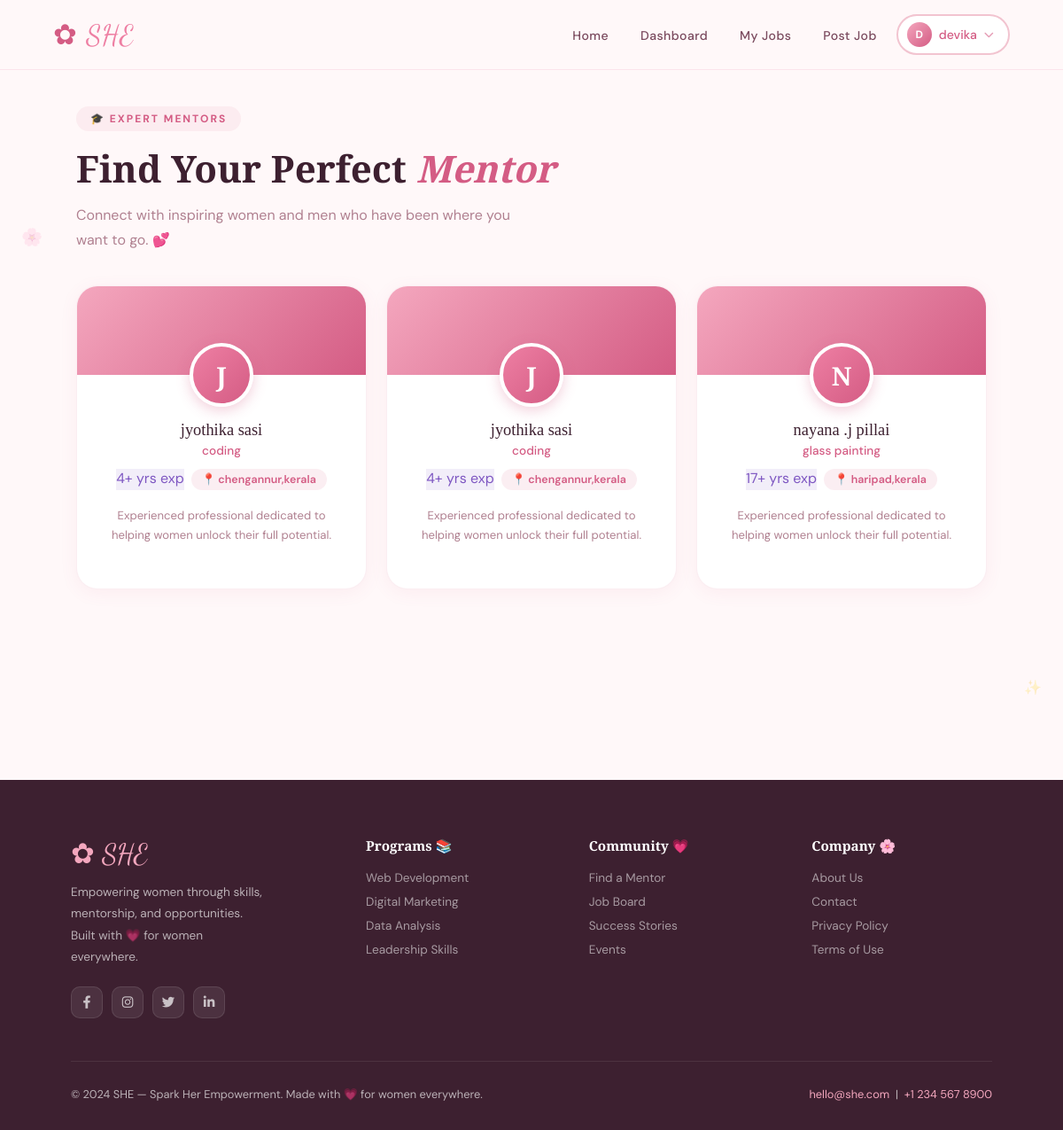
Screenshot of /mentors (signed in) with the database file from the repository.
### backend/app.py (models this page shows, shortened)
class User(UserMixin, db.Model):
    __tablename__ = 'users'
    id = db.Column(db.Integer, primary_key=True)
    name = db.Column(db.String(100), nullable=False)
    email = db.Column(db.String(120), unique=True, nullable=False)
    password_hash = db.Column(db.String(200), nullable=False)
    phone = db.Column(db.String(20))
    location = db.Column(db.String(100))
    education = db.Column(db.String(200))
    skill_level = db.Column(db.String(50))
    role = db.Column(db.String(50), nullable=False)  # women, mentor, recruiter
    created_at = db.Column(db.DateTime, default=datetime.utcnow)
    interests = db.Column(db.String(500))
    completed_courses = db.Column(db.String(500))
    expertise = db.Column(db.String(500))
    experience_years = db.Column(db.Integer)
    company = db.Column(db.String(100))
    position = db.Column(db.String(100))
    applications = db.relationship('Application', foreign_keys='Application.user_id',
                                   backref='user', lazy=True)
    mentee_requests = db.relationship('Mentorship', foreign_keys='Mentorship.mentee_id',
                                      backref='mentee', lazy=True)
    mentor_requests = db.relationship('Mentorship', foreign_keys='Mentorship.mentor_id',
                                      backref='mentor_rel', lazy=True)
    progress_records = db.relationship('Progress', backref='student', lazy=True)

### backend/app.py (the view)
@app.route('/mentors')
@login_required
def mentors():
    all_mentors = User.query.filter_by(role='mentor').all()
    return render_template('mentors.html', mentors=all_mentors)

### backend/app.py (called while the page is built)
@login_manager.user_loader
def load_user(user_id):
    return User.query.get(int(user_id))

### frontend/templates/mentors.html (shortened to what this page needs)
{% extends "base.html" %}
{% block content %}
<div class="mentors-page">
    <div class="reveal">
        <span class="section-tag">🎓 Expert Mentors</span>
        <h2 class="section-title">Find Your Perfect <em>Mentor</em></h2>
        <p style="color:var(--text-light);line-height:1.8;max-width:500px">Connect with inspiring women and men who have been where you want to go. 💕</p>
    </div>
    {% if mentors %}
    <div class="mentors-grid">
        {% for mentor in mentors %}
        <div class="mentor-card reveal" data-delay="{{ loop.index0 * 90 }}">
            <div class="mentor-card-banner">
                <div class="mentor-card-avatar">{{ mentor.name[0].upper() }}</div>
            </div>
            <div class="mentor-card-body">
                <div class="mentor-name">{{ mentor.name }}</div>
                <div class="mentor-expertise">{{ mentor.expertise or 'Professional Mentor' }}</div>
                <div class="mentor-meta">
                    <span class="badge-lavender">{{ mentor.experience_years or 5 }}+ yrs exp</span>
                    <span class="badge-pink">📍 {{ mentor.location or 'Remote' }}</span>
                </div>
                <p class="mentor-bio">{{ mentor.education or 'Experienced professional dedicated to helping women unlock their full potential.' }}</p>
            </div>
        </div>
        {% endfor %}
    </div>
    {% else %}
    <div class="empty-state">
        <div style="font-size:4rem;margin-bottom:14px">🎓</div>
        <h4 style="font-family:'Playfair Display',serif;color:var(--text-dark);margin-bottom:8px">No Mentors Yet</h4>
        <p>Mentors will join soon. Check back! 🌸</p>
    </div>
    {% endif %}
</div>
{% endblock %}

### frontend/templates/base.html (shortened to what this page needs)
<!DOCTYPE html>
<html lang="en">
<head>
    <link rel="stylesheet" href="https://cdnjs.cloudflare.com/ajax/libs/font-awesome/6.4.0/css/all.min.css">
</head>
<body>
<span style="position:fixed;top:20%;left:2%;font-size:1.2rem;opacity:0.3;pointer-events:none;animation:twk 3s ease-in-out infinite;">🌸</span>
<span style="position:fixed;top:60%;right:2%;font-size:1rem;opacity:0.25;pointer-events:none;animation:twk 4s ease-in-out infinite 1s;">✨</span>
<nav class="navbar" id="navbar">
    <a href="{{ url_for('index') }}" class="nav-brand">✿ <span>SHE</span></a>
    <ul class="nav-links-wrapper">
        <li><a href="{{ url_for('index') }}">Home</a></li>
        {% if current_user.is_authenticated %}
            <li><a href="{{ url_for('dashboard') }}">Dashboard</a></li>
            {% if current_user.role == 'women' %}
                <li><a href="{{ url_for('courses') }}">Courses</a></li>
                <li><a href="{{ url_for('mentors') }}">Mentors</a></li>
                <li><a href="{{ url_for('post_job') }}">Jobs</a></li>
            {% elif current_user.role == 'recruiter' %}
                <li><a href="{{ url_for('post_job') }}">My Jobs</a></li>
                <li><a href="{{ url_for('post_job') }}">Post Job</a></li>
            {% elif current_user.role == 'mentor' %}
                <li><a href="{{ url_for('mentorship_requests') }}">Requests</a></li>
                <li><a href="{{ url_for('mentors') }}">Browse Mentors</a></li>
            {% endif %}
            <li>
                <div class="profile-dropdown" id="profileDropdown">
                    <button class="profile-btn" id="profileBtn" onclick="toggleDropdown(event)">
                        <div class="profile-avatar">{{ current_user.name[0].upper() }}</div>
                        {{ current_user.name.split()[0] }}
                        <i class="fas fa-chevron-down" id="chevronIcon" style="font-size:0.7rem;opacity:0.6;transition:transform 0.3s;"></i>
                    </button>
                </div>
            </li>
        {% else %}
            <li><a href="{{ url_for('login') }}">Login</a></li>
            <li><a href="{{ url_for('signup') }}" class="btn-nav-cta">Join Free 🌸</a></li>
        {% endif %}
    </ul>
</nav>
<div class="page-content">
    {% block content %}{% endblock %}
</div>
<footer>
    <div class="footer-grid">
        <div class="footer-brand">
            <span class="footer-brand-name">✿ SHE</span>
            <p>Empowering women through skills, mentorship, and opportunities. Built with 💗 for women everywhere.</p>
            <div class="social-links">
                <a href="#" class="social-link"><i class="fab fa-facebook-f"></i></a>
                <a href="#" class="social-link"><i class="fab fa-instagram"></i></a>
                <a href="#" class="social-link"><i class="fab fa-twitter"></i></a>
                <a href="#" class="social-link"><i class="fab fa-linkedin-in"></i></a>
            </div>
        </div>
        <div class="footer-col">
            <h5>Programs 📚</h5>
            <a href="#">Web Development</a>
            <a href="#">Digital Marketing</a>
            <a href="#">Data Analysis</a>
            <a href="#">Leadership Skills</a>
        </div>
        <div class="footer-col">
            <h5>Community 💗</h5>
            <a href="#">Find a Mentor</a>
            <a href="#">Job Board</a>
            <a href="#">Success Stories</a>
            <a href="#">Events</a>
        </div>
        <div class="footer-col">
            <h5>Company 🌸</h5>
            <a href="#">About Us</a>
            <a href="#">Contact</a>
            <a href="#">Privacy Policy</a>
            <a href="#">Terms of Use</a>
        </div>
    </div>
    <div class="footer-bottom">
        <span>© 2024 SHE — Spark Her Empowerment. Made with 💗 for women everywhere.</span>
        <span><a href="mailto:hello@she.com">hello@she.com</a> &nbsp;|&nbsp; <a href="#">+1 234 567 8900</a></span>
    </div>
</footer>
</body>
</html>

### frontend/templates/base.html (style rules this page uses)
:root { --blush: #f9d5e0; --rose: #f4a7be; --petal: #ee7fa3; --cherry: #d45c84; --mauve: #c2728f; --cream: #fff8f9; --ivory: #fef1f4; --dusty: #f2c4d0; --soft-white: #fff5f7; --text-dark: #3d2030; --text-mid: #7a4a5e; --text-light: #b08090; }
*, *::before, *::after { box-sizing: border-box; margin: 0; padding: 0; }
html { scroll-behavior: smooth; }
body { font-family: 'DM Sans', sans-serif; background: var(--cream); color: var(--text-dark); overflow-x: hidden; }
.navbar { position: fixed; top: 0; left: 0; right: 0; z-index: 1000; padding: 16px 60px; display: flex; align-items: center; justify-content: space-between; background: rgba(255,248,249,0.92); backdrop-filter: blur(20px); border-bottom: 1px solid rgba(244,167,190,0.25); transition: all 0.3s; }
.nav-brand { font-family: 'Dancing Script', cursive; font-size: 2rem; color: var(--cherry); text-decoration: none; letter-spacing: 1px; }
.nav-brand span { color: var(--petal); }
.nav-links-wrapper { display: flex; align-items: center; gap: 8px; list-style: none; }
.nav-links-wrapper a { font-size: 0.88rem; font-weight: 500; letter-spacing: 0.4px; color: var(--text-mid); text-decoration: none; padding: 8px 14px; border-radius: 50px; transition: all 0.3s; position: relative; }
.profile-dropdown { position: relative; }
.profile-btn { display: flex; align-items: center; gap: 8px; background: white; border: 2px solid var(--dusty); border-radius: 50px; padding: 7px 16px 7px 10px; cursor: pointer; font-family: 'DM Sans', sans-serif; font-size: 0.88rem; font-weight: 500; color: var(--cherry); transition: all 0.3s; }
.profile-avatar { width: 28px; height: 28px; background: linear-gradient(135deg, var(--rose), var(--cherry)); border-radius: 50%; display: flex; align-items: center; justify-content: center; font-size: 0.75rem; color: white; font-weight: 700; }
.page-content { padding-top: 80px; min-height: 100vh; }
.badge-pink { display: inline-flex; align-items: center; gap: 4px; background: rgba(212,92,132,0.1); color: var(--cherry); padding: 4px 12px; border-radius: 50px; font-size: 0.78rem; font-weight: 600; }
.badge-lavender { background: rgba(149,117,205,0.12); color: #7e57c2; }
.section-tag { display: inline-flex; align-items: center; gap: 6px; font-size: 0.75rem; font-weight: 700; letter-spacing: 2px; text-transform: uppercase; color: var(--cherry); background: rgba(212,92,132,0.08); padding: 6px 16px; border-radius: 50px; margin-bottom: 16px; }
.section-title { font-family: 'Playfair Display', serif; font-size: clamp(1.8rem, 3.5vw, 2.8rem); line-height: 1.25; color: var(--text-dark); margin-bottom: 12px; }
.section-title em { font-style: italic; color: var(--cherry); }
footer { background: var(--text-dark); color: rgba(255,255,255,0.65); padding: 64px 80px 32px; margin-top: 80px; }
.footer-grid { display: grid; grid-template-columns: 1.4fr 1fr 1fr 1fr; gap: 48px; margin-bottom: 48px; }
.footer-brand-name { font-family: 'Dancing Script', cursive; font-size: 2rem; color: var(--rose); display: block; margin-bottom: 12px; }
.footer-brand p { font-size: 0.85rem; line-height: 1.8; max-width: 220px; margin-bottom: 20px; }
.social-links { display: flex; gap: 10px; }
.social-link { width: 36px; height: 36px; background: rgba(255,255,255,0.08); border-radius: 10px; display: flex; align-items: center; justify-content: center; text-decoration: none; font-size: 0.9rem; color: rgba(255,255,255,0.7); border: 1px solid rgba(255,255,255,0.1); transition: all 0.3s; }
.footer-col h5 { font-family: 'Playfair Display', serif; font-size: 0.95rem; color: white; margin-bottom: 18px; }
.footer-col a { display: block; font-size: 0.85rem; color: rgba(255,255,255,0.55); text-decoration: none; margin-bottom: 10px; transition: color 0.3s; }
.footer-bottom { padding-top: 28px; border-top: 1px solid rgba(255,255,255,0.08); display: flex; justify-content: space-between; align-items: center; font-size: 0.8rem; }
.footer-bottom a { color: var(--rose); text-decoration: none; }
.reveal { opacity: 0; transform: translateY(32px); transition: opacity 0.7s ease, transform 0.7s ease; }
.reveal.visible { opacity: 1; transform: translateY(0); }

### rows the page displays
User: name "D", name "devika"
User: name "J", name "jyothika sasi", expertise "coding", experience_years "4", location "chengannur,kerala", education "Experienced professional dedicated to helping women unlock their full potential."
User: name "J", name "jyothika sasi", expertise "coding", experience_years "4", location "chengannur,kerala", education "Experienced professional dedicated to helping women unlock their full potential."
User: name "N", name "nayana .j pillai", expertise "glass painting", experience_years "17", location "haripad,kerala", education "Experienced professional dedicated to helping women unlock their full potential."
